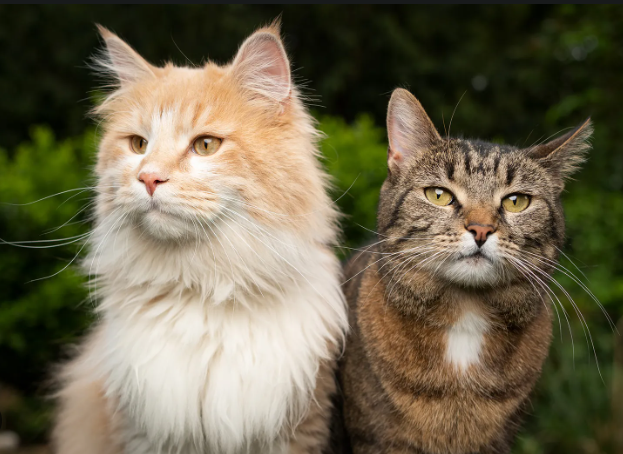
#> input picture cat.png, 623 x 454 px
$ jupyter execute week4.ipynb
#> lines starting #> are read from the running program, lines starting #| are printed output that depends on the picture
# HOG feature

[cell 1]
import cv2
from skimage.feature import hog
from skimage import exposure
import matplotlib.pyplot as plt

[cell 2]
image = cv2.imread('cat.png', cv2.IMREAD_GRAYSCALE)
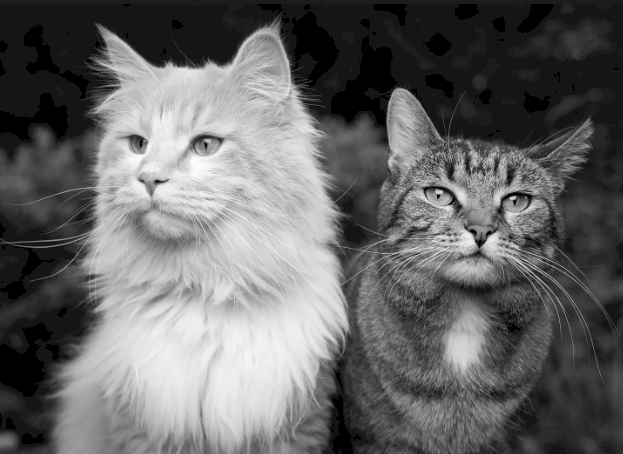
#> image: shape (454, 623); min 0, max 253, mean 102.3

# Calculate HOG features
features, hog_image = hog(image, pixels_per_cell=(8, 8), cells_per_block=(2, 2), visualize=True)
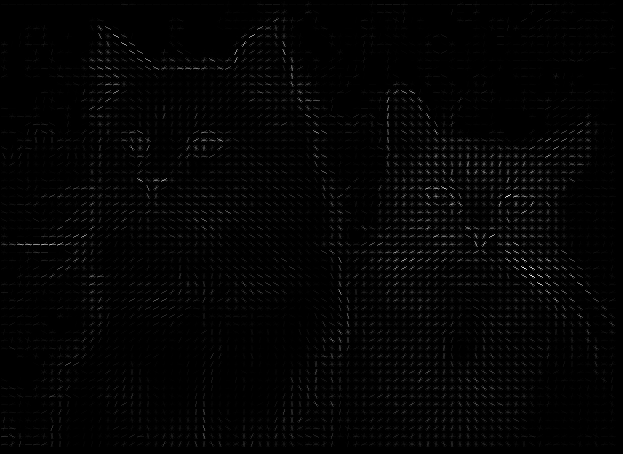
#> hog_image: shape (454, 623) float64; min 0, max 85.88, mean 1.3; drawn with min black and max white

# Rescale HOG features for better visualization
hog_image_rescaled = exposure.rescale_intensity(hog_image, in_range=(0, 10))
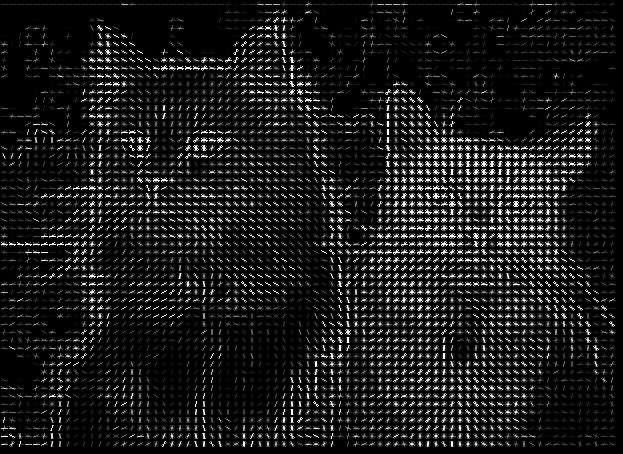
#> hog_image_rescaled: shape (454, 623) float64; min 0, max 1, mean 0.104

# Display the original image and HOG features
plt.figure(figsize=(10, 5))
plt.subplot(121)
plt.imshow(image, cmap=plt.cm.gray)
plt.axis('off')
plt.title('Original Image')

plt.subplot(122)
plt.imshow(hog_image_rescaled, cmap=plt.cm.gray)
plt.title('HOG Features')
plt.axis('off')
plt.savefig('shift.webp')
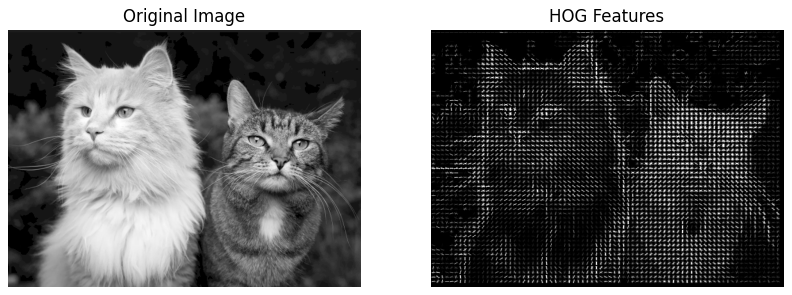
#> figure drawn by matplotlib, 2 panels
plt.show()

# SIFT

[cell 3]
img1 = cv2.imread('cat.png')
#> img1 is the input picture: shape (454, 623, 3); mean B, G, R 77.9, 101.7, 109.5
img2 = cv2.imread('cat_compare.png')
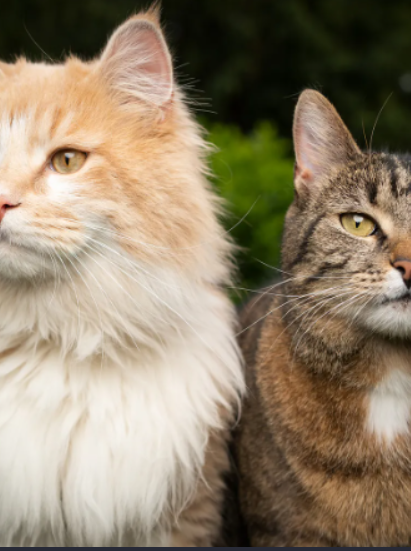
#> input picture cat_compare.png, 411 x 551 px
#> img2 is the input picture: shape (551, 411, 3); mean B, G, R 106.7, 129.3, 143.9

img1 = cv2.cvtColor(img1, cv2.COLOR_BGR2GRAY)
#> img1: shape (454, 623)
img2 = cv2.cvtColor(img2, cv2.COLOR_BGR2GRAY)
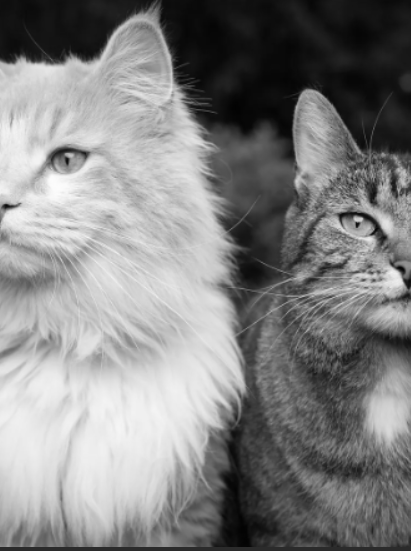
#> img2: shape (551, 411); min 2, max 252, mean 131.1

#sift
sift = cv2.SIFT_create()

keypoints_1, descriptors_1 = sift.detectAndCompute(img1,None)
#> keypoints_1 = 1247 keypoints; strongest (x, y, size): (438, 196, 2.5), (138, 142, 11.5), (157, 182, 3.9), (513, 198, 3)
keypoints_2, descriptors_2 = sift.detectAndCompute(img2,None)
#> keypoints_2 = 989 keypoints; strongest (x, y, size): (357, 224, 3.2), (7, 206, 4.9), (401, 269, 4.9), (367, 217, 5.6)

#feature matching
bf = cv2.BFMatcher(cv2.NORM_L1, crossCheck=True)

matches = bf.match(descriptors_1,descriptors_2)
#> matches = 594 matches
matches = sorted(matches, key = lambda x:x.distance)

img3 = cv2.drawMatches(img1, keypoints_1, img2, keypoints_2, matches[:50], img2, flags=2)
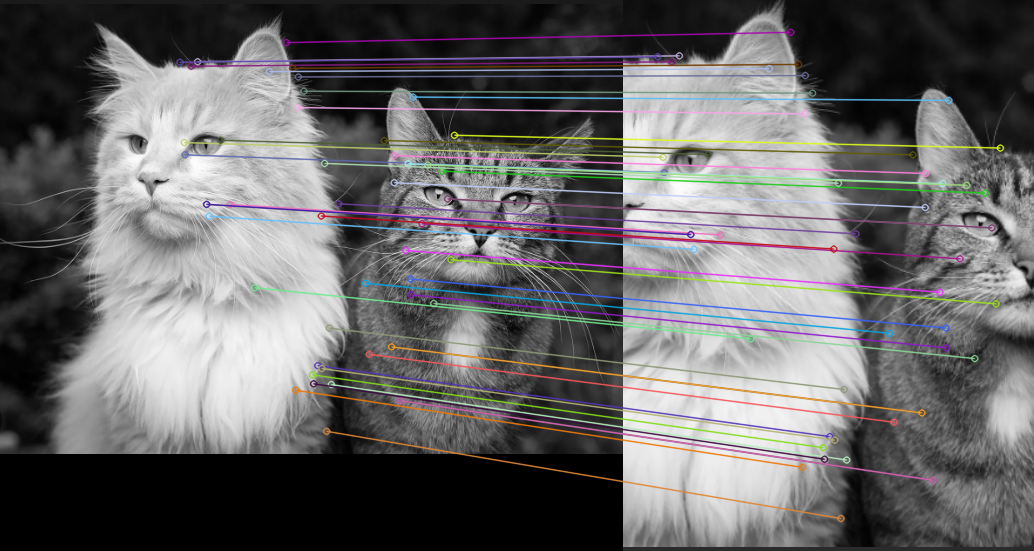
#> img3: shape (551, 1034, 3); mean of channels 0, 1, 2 103.3, 103, 104; drawn as B, G, R
plt.imshow(img3)
plt.show()

# Har like

[cell 4]
img = cv2.imread('people.png')
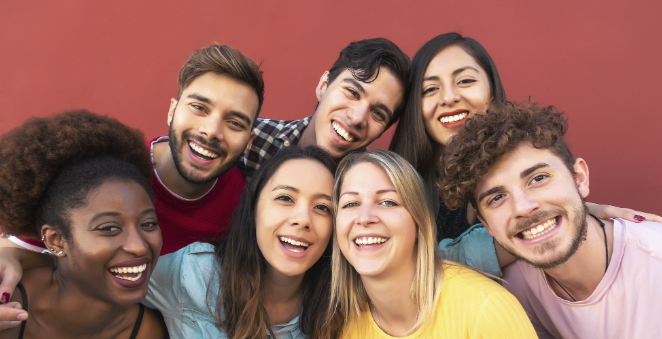
#> input picture people.png, 662 x 339 px
#> img is the input picture: shape (339, 662, 3); mean B, G, R 93.4, 103.6, 149.2

# Converting image to grayscale
gray = cv2.cvtColor(img, cv2.COLOR_BGR2GRAY)
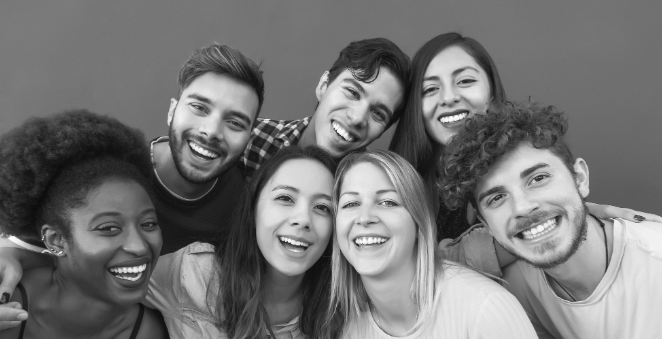
#> gray: shape (339, 662); min 10, max 254, mean 116.1
cv2.imshow('Gray Image', gray)

# Load Haar Cascade Classifier
haar_cascade = cv2.CascadeClassifier('haar_face.xml')

# Detect faces in the image
faces_rect = haar_cascade.detectMultiScale(gray, scaleFactor=1.1, minNeighbors=1)
print(f'Number of faces found = {len(faces_rect)}')

# Draw rectangles around the detected faces
for (x, y, w, h) in faces_rect:
    cv2.rectangle(img, (x, y), (x + w, y + h), (0, 255, 0), thickness=2)


plt.imshow(img)

plt.show()
